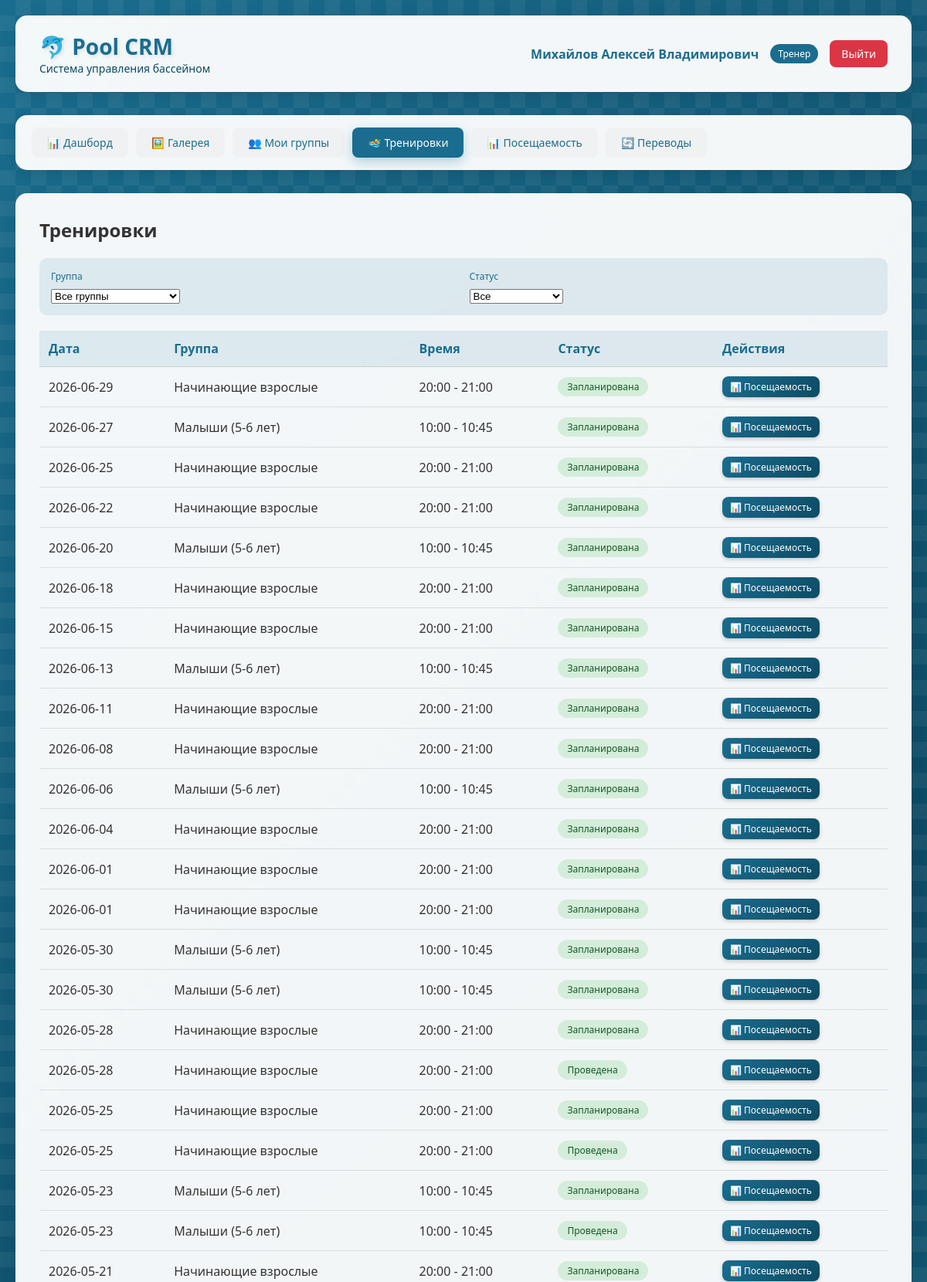
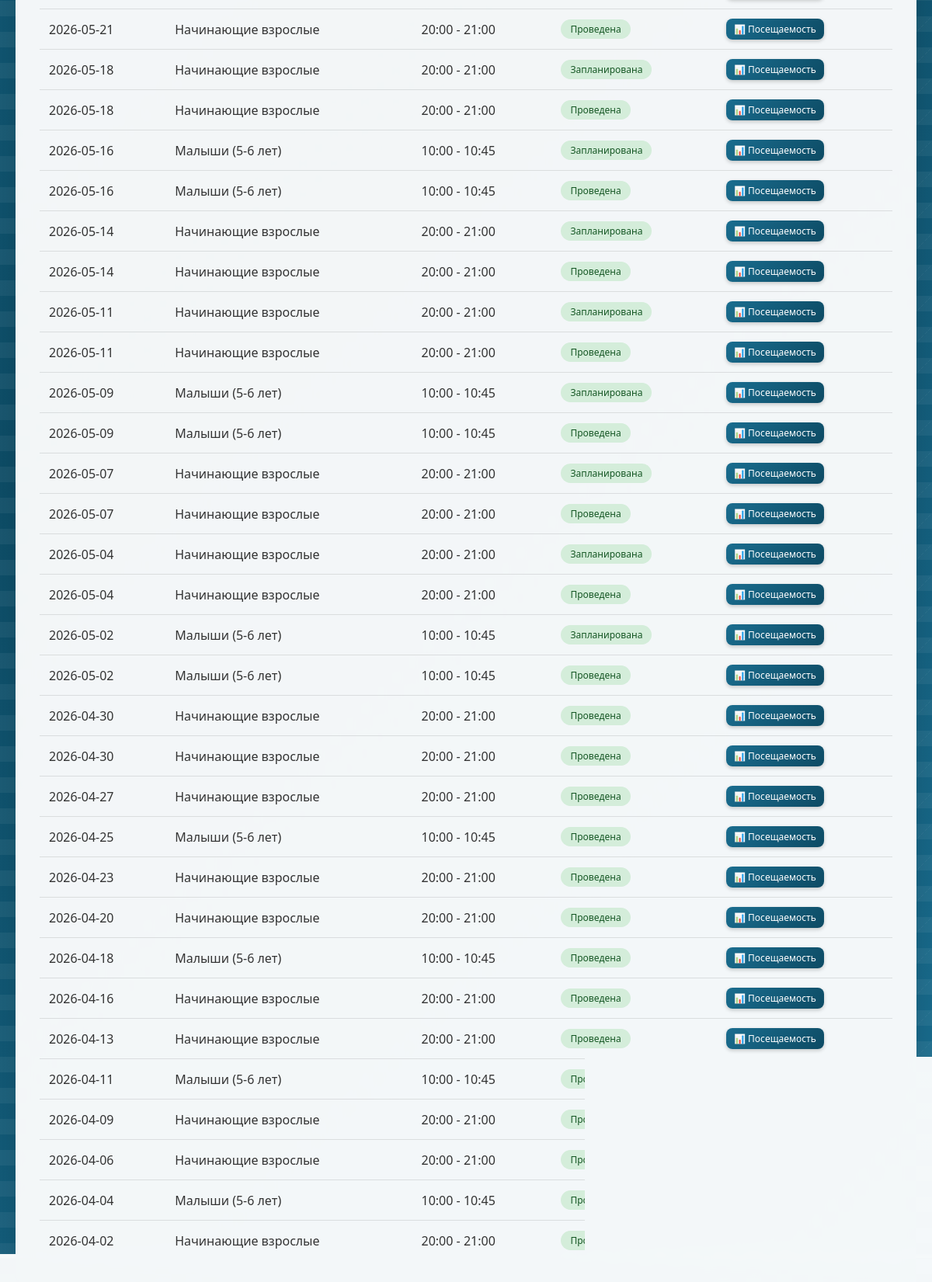
Screenshot of /trainings (signed in) with the database file from the repository (2 pictures, top to bottom).
### database.py (models this page shows)
class CoachDB(Base):
    __tablename__ = "coaches"
    id = Column(Integer, primary_key=True, index=True)
    name = Column(String, nullable=False)
    email = Column(String, unique=True, nullable=False)
    phone = Column(String)
    password = Column(String, nullable=False)
    is_active = Column(Boolean, default=True)
    created_at = Column(String, default=lambda: datetime.now().strftime("%d.%m.%Y %H:%M"))
    groups = relationship("GroupDB", back_populates="coach")
    transfer_requests = relationship("TransferRequestDB", back_populates="coach")
    gallery_images = relationship("GalleryImageDB", back_populates="coach")

class GroupDB(Base):
    __tablename__ = "groups"
    id = Column(Integer, primary_key=True, index=True)
    name = Column(String, nullable=False)
    level = Column(Integer, nullable=False)
    coach_id = Column(Integer, ForeignKey("coaches.id"))
    max_capacity = Column(Integer, default=12)
    age_tolerance = Column(Float, default=1.0)
    is_active = Column(Boolean, default=True)
    created_at = Column(String, default=lambda: datetime.now().strftime("%d.%m.%Y %H:%M"))
    coach = relationship("CoachDB", back_populates="groups")
    time_slots = relationship("TimeSlotDB", back_populates="group", cascade="all, delete-orphan")
    enrollments = relationship("EnrollmentDB", back_populates="group")
    trainings = relationship("TrainingDB", back_populates="group")
    applications = relationship("ApplicationDB", back_populates="group")
    transfer_history_from = relationship("TransferHistoryDB", foreign_keys="TransferHistoryDB.from_group_id", back_populates="from_group")
    transfer_history_to = relationship("TransferHistoryDB", foreign_keys="TransferHistoryDB.to_group_id", back_populates="to_group")
    transfer_requests_from = relationship("TransferRequestDB", foreign_keys="TransferRequestDB.from_group_id", back_populates="from_group")
    transfer_requests_to = relationship("TransferRequestDB", foreign_keys="TransferRequestDB.suggested_group_id", back_populates="suggested_group")

class TrainingDB(Base):
    __tablename__ = "trainings"
    id = Column(Integer, primary_key=True, index=True)
    group_id = Column(Integer, ForeignKey("groups.id"), nullable=False)
    time_slot_id = Column(Integer, ForeignKey("time_slots.id"), nullable=False)
    date = Column(Date, nullable=False)
    start_time = Column(Time, nullable=False)
    end_time = Column(Time, nullable=False)
    status = Column(SQLEnum(TrainingStatus), default=TrainingStatus.SCHEDULED)
    group = relationship("GroupDB", back_populates="trainings")
    time_slot = relationship("TimeSlotDB", back_populates="trainings")
    attendances = relationship("AttendanceDB", back_populates="training")

### main.py (the view)
@app.get("/trainings", response_class=HTMLResponse)
async def trainings_list(request: Request, group_id: Optional[int] = Query(None), status: Optional[str] = Query(None), db: Session = Depends(get_db)):
    user = get_current_user(request, db)
    if not user:
        return RedirectResponse(url="/login")
    query = db.query(TrainingDB)
    if user["role"] == "coach":
        coach_groups = db.query(GroupDB.id).filter(GroupDB.coach_id == user["id"]).subquery()
        query = query.filter(TrainingDB.group_id.in_(coach_groups))
    if group_id:
        query = query.filter(TrainingDB.group_id == group_id)
    if status:
        query = query.filter(TrainingDB.status == status)
    trainings = query.order_by(TrainingDB.date.desc()).limit(100).all()
    trainings_data = []
    for training in trainings:
        trainings_data.append({
            "id": training.id, "date": training.date,
            "group_name": training.group.name if training.group else "Unknown",
            "start_time": training.start_time.strftime("%H:%M") if training.start_time else "00:00",
            "end_time": training.end_time.strftime("%H:%M") if training.end_time else "00:00",
            "status": training.status.value if training.status else "scheduled"
        })
    groups_query = db.query(GroupDB).filter(GroupDB.is_active == True)
    if user["role"] == "coach":
        groups_query = groups_query.filter(GroupDB.coach_id == user["id"])
    groups = groups_query.all()
    return templates.TemplateResponse(name="trainings.html", request=request, context={"request": request, "user": user, "trainings": trainings_data, "groups": groups, "filters": {"group_id": group_id, "status": status}})

### templates/trainings.html (shortened to what this page needs)
{% extends "base.html" %}
{% block content %}
<div class="action-bar">
    <h2>Тренировки</h2>
</div>
<div class="filters-bar">
    <div class="filter-group">
        <label>Группа</label>
        <select name="group_id" onchange="this.form.submit()" form="filterForm">
            <option value="">Все группы</option>
        </select>
    </div>
    <div class="filter-group">
        <label>Статус</label>
        <select name="status" onchange="this.form.submit()" form="filterForm">
            <option value="">Все</option>
        </select>
    </div>
</div>
<table class="data-table">
    <thead>
        <tr>
            <th>Дата</th>
            <th>Группа</th>
            <th>Время</th>
            <th>Статус</th>
            <th>Действия</th>
        </tr>
    </thead>
    <tbody>
        {% for training in trainings %}
        <tr>
            <td>{{ training.date }}</td>
            <td>{{ training.group_name }}</td>
            <td>{{ training.start_time }} - {{ training.end_time }}</td>
            <td>
                <span class="status-badge
                    {% if training.status == 'scheduled' %}status-active
                    {% elif training.status == 'completed' %}status-approved
                    {% else %}status-rejected{% endif %}">
                    {% if training.status == 'scheduled' %}Запланирована
                    {% elif training.status == 'completed' %}Проведена
                    {% else %}Отменена{% endif %}
                </span>
            </td>
            <td>
                {% if user.role == 'coach' or user.role == 'admin' %}
                <a href="/attendance?training_id={{ training.id }}" class="btn btn-sm btn-primary">📊 Посещаемость</a>
                {% endif %}
            </td>
        </tr>
        {% endfor %}
    </tbody>
</table>
{% endblock %}

### templates/base.html (shortened to what this page needs)
<!DOCTYPE html>
<html lang="ru">
<head>
    <link rel="stylesheet" href="/static/style.css">
</head>
<body>
    <div class="background-pool">
        <div class="bubbles"></div>
    </div>
    <div class="container">
        <div class="header">
            <div class="logo">
                <h1>🐬 Pool CRM</h1>
                <p>Система управления бассейном</p>
            </div>
            <div class="user-info">
                <span class="user-name">{{ user.name }}</span>
                <span class="user-role">
                    {% if user.role == 'admin' %}Администратор
                    {% elif user.role == 'coach' %}Тренер
                    {% else %}Родитель{% endif %}
                </span>
                <a href="/logout" class="logout-btn">Выйти</a>
            </div>
        </div>
        <div class="nav-menu">
            <a href="/dashboard" class="nav-link {% if request.url.path == '/dashboard' %}active{% endif %}">📊 Дашборд</a>
            <a href="/gallery" class="nav-link {% if request.url.path == '/gallery' %}active{% endif %}">🖼️ Галерея</a>
            {% if user.role == 'coach' %}
            <a href="/groups" class="nav-link {% if request.url.path == '/groups' %}active{% endif %}">👥 Мои группы</a>
            <a href="/trainings" class="nav-link {% if request.url.path == '/trainings' %}active{% endif %}">🏊 Тренировки</a>
            <a href="/attendance" class="nav-link {% if request.url.path == '/attendance' %}active{% endif %}">📊 Посещаемость</a>
            <a href="/transfers" class="nav-link {% if request.url.path == '/transfers' %}active{% endif %}">🔄 Переводы</a>
            {% endif %}
        </div>
        <div class="content">
            {% block content %}{% endblock %}
        </div>
    </div>
</body>
</html>

### static/style.css (style rules this page uses)
* { margin: 0; padding: 0; box-sizing: border-box; }
body { font-family: 'Segoe UI', Tahoma, Geneva, Verdana, sans-serif; min-height: 100vh; color: #333; position: relative; overflow-x: hidden; }
.background-pool { position: fixed; top: 0; left: 0; width: 100%; height: 100%; z-index: -1; overflow: hidden; }
.bubbles { position: absolute; width: 100%; height: 100%; overflow: hidden; }
.container { max-width: 1200px; margin: 0 auto; padding: 20px; position: relative; z-index: 1; }
.header { background: rgba(255, 255, 255, 0.95); backdrop-filter: blur(10px); border-radius: 15px; padding: 20px 30px; margin-bottom: 30px; box-shadow: 0 5px 20px rgba(0,0,0,0.1); display: flex; justify-content: space-between; align-items: center; flex-wrap: wrap; border: 1px solid rgba(255, 255, 255, 0.3); }
.logo h1 { color: #1a6d8f; font-size: 28px; text-shadow: 2px 2px 4px rgba(0,0,0,0.1); }
.logo p { color: #0d4b64; font-size: 14px; }
.user-info { display: flex; align-items: center; gap: 15px; }
.user-name { font-weight: 600; color: #1a6d8f; }
.user-role { background: #1a6d8f; color: white; padding: 4px 10px; border-radius: 20px; font-size: 12px; }
.logout-btn { background: #dc3545; color: white; border: none; padding: 8px 15px; border-radius: 8px; cursor: pointer; text-decoration: none; font-size: 14px; transition: all 0.3s; }
.nav-menu { background: rgba(255, 255, 255, 0.95); backdrop-filter: blur(10px); border-radius: 15px; padding: 15px 20px; margin-bottom: 30px; box-shadow: 0 5px 15px rgba(0,0,0,0.1); display: flex; gap: 10px; flex-wrap: wrap; border: 1px solid rgba(255, 255, 255, 0.3); }
.nav-link { background: rgba(240, 240, 240, 0.8); border: none; padding: 10px 20px; border-radius: 8px; cursor: pointer; text-decoration: none; color: #1a6d8f; font-size: 14px; font-weight: 500; transition: all 0.3s; }
.nav-link.active { background: #1a6d8f; color: white; box-shadow: 0 5px 15px rgba(26, 109, 143, 0.3); }
.content { background: rgba(255, 255, 255, 0.95); backdrop-filter: blur(10px); border-radius: 15px; padding: 30px; box-shadow: 0 5px 20px rgba(0,0,0,0.1); min-height: 500px; border: 1px solid rgba(255, 255, 255, 0.3); }
.data-table { width: 100%; border-collapse: collapse; margin-top: 20px; }
.data-table th, .data-table td { padding: 12px; text-align: left; border-bottom: 1px solid rgba(0,0,0,0.1); }
.data-table th { background: rgba(26, 109, 143, 0.1); font-weight: 600; color: #1a6d8f; }
.btn { padding: 10px 20px; border: none; border-radius: 8px; cursor: pointer; font-size: 14px; font-weight: 500; transition: all 0.3s; text-decoration: none; display: inline-block; }
.btn-primary { background: linear-gradient(135deg, #1a6d8f, #0d4b64); color: white; box-shadow: 0 2px 5px rgba(0,0,0,0.2); }
.btn-sm { padding: 5px 10px; font-size: 12px; }
.status-badge { display: inline-block; padding: 4px 12px; border-radius: 20px; font-size: 12px; font-weight: 500; }
.status-active { background: #d4edda; color: #155724; }
.status-approved { background: #d4edda; color: #155724; }
.filters-bar { background: rgba(26, 109, 143, 0.1); padding: 15px; border-radius: 10px; margin-bottom: 20px; display: flex; gap: 15px; flex-wrap: wrap; align-items: flex-end; }
.filter-group { flex: 1; min-width: 150px; }
.filter-group label { display: block; margin-bottom: 5px; font-size: 12px; color: #1a6d8f; }
.action-bar { display: flex; justify-content: space-between; align-items: center; margin-bottom: 20px; flex-wrap: wrap; gap: 15px; }

### rows the page displays
CoachDB: name "Михайлов Алексей Владимирович"
GroupDB: date "2026-06-29", group_name "Начинающие взрослые", start_time "20:00", end_time "21:00", shows "Запланирована", date "2026-06-25", date "2026-06-22", date "2026-06-18", date "2026-06-15", date "2026-06-11", date "2026-06-08", date "2026-06-04", date "2026-06-01", date "2026-05-28", date "2026-05-25", date "2026-05-21", date "2026-05-18", date "2026-05-14", date "2026-05-11", date "2026-05-07", date "2026-05-04", date "2026-04-30", date "2026-04-27", date "2026-04-23", date "2026-04-20", date "2026-04-16", date "2026-04-13", date "2026-04-09", date "2026-04-06", date "2026-04-02"
GroupDB: date "2026-06-27", group_name "Малыши (5-6 лет)", start_time "10:00", end_time "10:45", shows "Запланирована", date "2026-06-20", date "2026-06-13", date "2026-06-06", date "2026-05-30", date "2026-05-23", date "2026-05-16", date "2026-05-09", date "2026-05-02", date "2026-04-25", date "2026-04-18", date "2026-04-11", date "2026-04-04"
